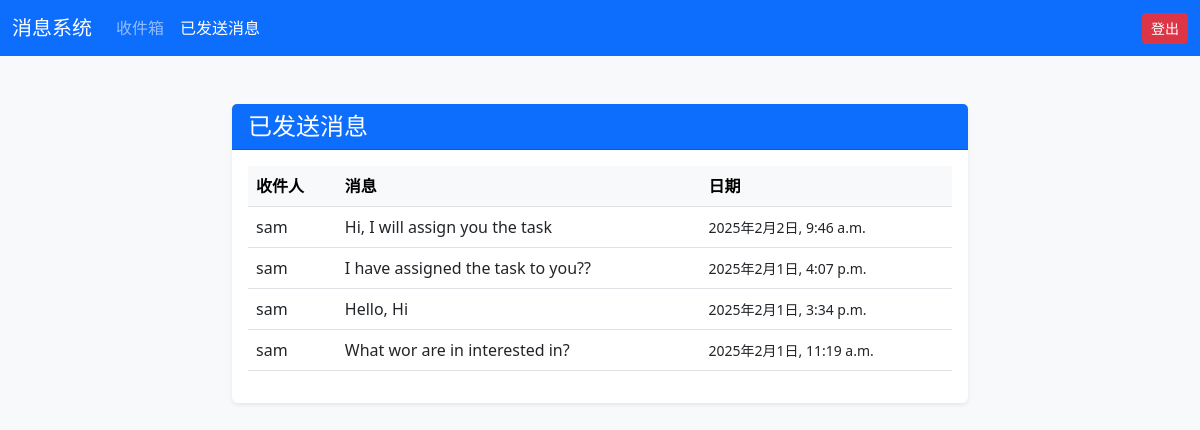
The app's page /sent_messages/ (signed in) with its own data.
### app/models.py (models this page shows, shortened)
class Message(models.Model):
    sender = models.ForeignKey(settings.AUTH_USER_MODEL, related_name='sent_messages', on_delete=models.CASCADE)
    receiver = models.ForeignKey(settings.AUTH_USER_MODEL, related_name='received_messages', on_delete=models.CASCADE)
    content = models.TextField()
    created_at = models.DateTimeField(auto_now_add=True)
    is_read = models.BooleanField(default=False)

class CustomUser(AbstractUser):
    ROLE_CHOICES=(
        ('user','User'),
        ('merchant','Merchant'),
        ('admin','Admin'),
    )
    role=models.CharField(max_length=10,choices=ROLE_CHOICES,default='user')
    contact_info = models.CharField(max_length=100, blank=True)
    resume = models.FileField(upload_to='resumes/', null=True, blank=True)

### app/views.py (the view)
# urls.py: path('sent_messages/', sent_messages, name='sent_messages'),
@login_required
def sent_messages(request):
    messages = Message.objects.filter(sender=request.user).order_by('-created_at')
    return render(request, 'sent_messages.html', {'messages': messages})

### templates/sent_messages.html (shortened to what this page needs)
<!DOCTYPE html>
<html lang="zh-CN">
<head>
    <link href="https://cdn.jsdelivr.net/npm/bootstrap@5.3.0/dist/css/bootstrap.min.css" rel="stylesheet">
</head>
<body class="bg-light">
    <nav class="navbar navbar-expand-lg navbar-dark bg-primary">
        <div class="container-fluid">
            <a class="navbar-brand" href="#">消息系统</a>
            <div class="collapse navbar-collapse" id="navbarNav">
                <ul class="navbar-nav">
                    <li class="nav-item">
                        <a class="nav-link" href="{% url 'inbox' %}">收件箱</a>
                    </li>
                    <li class="nav-item">
                        <a class="nav-link active" href="#">已发送消息</a>
                    </li>
                </ul>
                <ul class="navbar-nav ms-auto">
                    <li class="nav-item">
                        <a class="btn btn-danger btn-sm" href="{% url 'logout' %}">登出</a>
                    </li>
                </ul>
            </div>
        </div>
    </nav>
    <div class="container mt-5">
        <div class="row">
            <div class="col-lg-8 mx-auto">
                <div class="card shadow-sm border-0">
                    <div class="card-header bg-primary text-white">
                        <h4 class="card-title mb-0">已发送消息</h4>
                    </div>
                    <div class="card-body">
                        {% if messages %}
                        <table class="table table-hover">
                            <thead class="table-light">
                                <tr>
                                    <th scope="col">收件人</th>
                                    <th scope="col">消息</th>
                                    <th scope="col">日期</th>
                                </tr>
                            </thead>
                            <tbody>
                                {% for message in messages %}
                                <tr>
                                    <td class="align-middle">
                                        <div class="d-flex align-items-center">
                                            {{ message.receiver.username }}
                                        </div>
                                    </td>
                                    <td class="align-middle">
                                        {{ message.content|truncatewords:10 }}
                                    </td>
                                    <td class="align-middle">
                                        <small>{{ message.created_at|date:"Y年n月j日, g:i a" }}</small>
                                    </td>
                                </tr>
                                {% endfor %}
                            </tbody>
                        </table>
                        {% else %}
                        <div class="alert alert-info text-center mb-0">
                            未找到消息。
                        </div>
                        {% endif %}
                    </div>
                </div>
            </div>
        </div>
    </div>
</body>
</html>

### records on screen
Message: receiver.username "sam", content "Hi, I will assign you the task", created_at "2025年2月2日, 9:46 a.m."
Message: receiver.username "sam", content "I have assigned the task to you??", created_at "2025年2月1日, 4:07 p.m."
Message: receiver.username "sam", content "Hello, Hi", created_at "2025年2月1日, 3:34 p.m."
Message: receiver.username "sam", content "What wor are in interested in?", created_at "2025年2月1日, 11:19 a.m."
